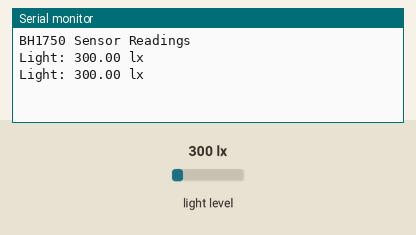
A sketch run on a simulated Arduino Uno, built with avr-gcc and run on an emulated ATmega328P. On the bench: the last lines printed to the serial monitor. Inputs (shaded band) come from the test bench; at power-on: light level 300 lx.

Above: at 1.8 s.
1.9 s: light level set to 40 lx
At 2.8 s:
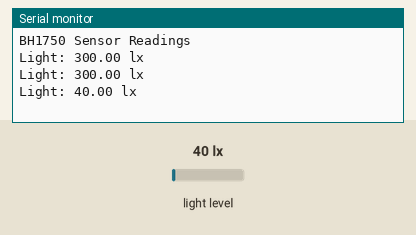
3.4 s: light level set to 500 lx
At 4.5 s:
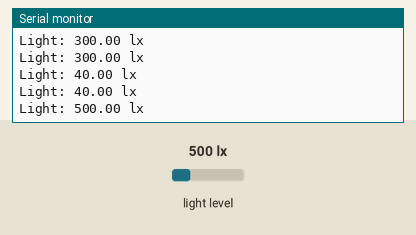
Timing chart, 0 to 6.4 s (numbered marks = the images above; inputs shaded):
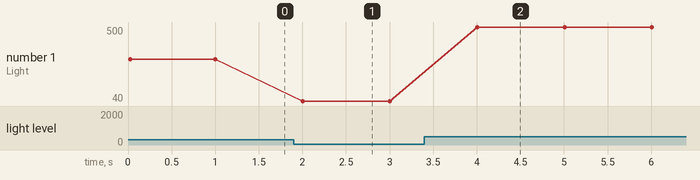

Measured:
- after the input at 1.9 s, the serial monitor: prints a new line after 0.10 s (image 1)
- after the input at 3.4 s, the serial monitor: prints a new line after 0.61 s (image 2)
- plotted number 1: 300 → 40 after the input at 1.9 s, 40 → 500 after the input at 3.4 s

The sketch:

bh1750-lux-sensor.ino
```cpp
/*
 * Sketch that reads light intensity (lux) from a BH1750 sensor, and prints the
 * reading to the serial console.
 */

// include the libraries we need
#include <Wire.h>
#include <BH1750.h>

// create sensor object
// primary address is 0x23. alternative address is 0x5C.
BH1750 lightMeter(0x23);

void setup() {
  Serial.begin(9600);

  // Initialize the I2C bus (BH1750 library doesn't do this automatically)
  // For esp8266 or esp32 can specify I2C pins as such:
  //   Wire.begin(SCL pin, SDA pin);
  Wire.begin();

  // wait until serial port opens
  while (!Serial) {
    delay(1);
  }

  // check sensor starts correctly
  if (lightMeter.begin(BH1750::CONTINUOUS_HIGH_RES_MODE)) {
    Serial.println(F("BH1750 Sensor Readings"));
  } else {
    Serial.println(F("Error initialising BH1750"));
  }
}

void loop() {
  // read light level from sensor if ready
  if (lightMeter.measurementReady()) {
    float lux = lightMeter.readLightLevel();
    Serial.print("Light: ");
    Serial.print(lux);
    Serial.println(" lx");
  }
  delay(1000);
}
```
